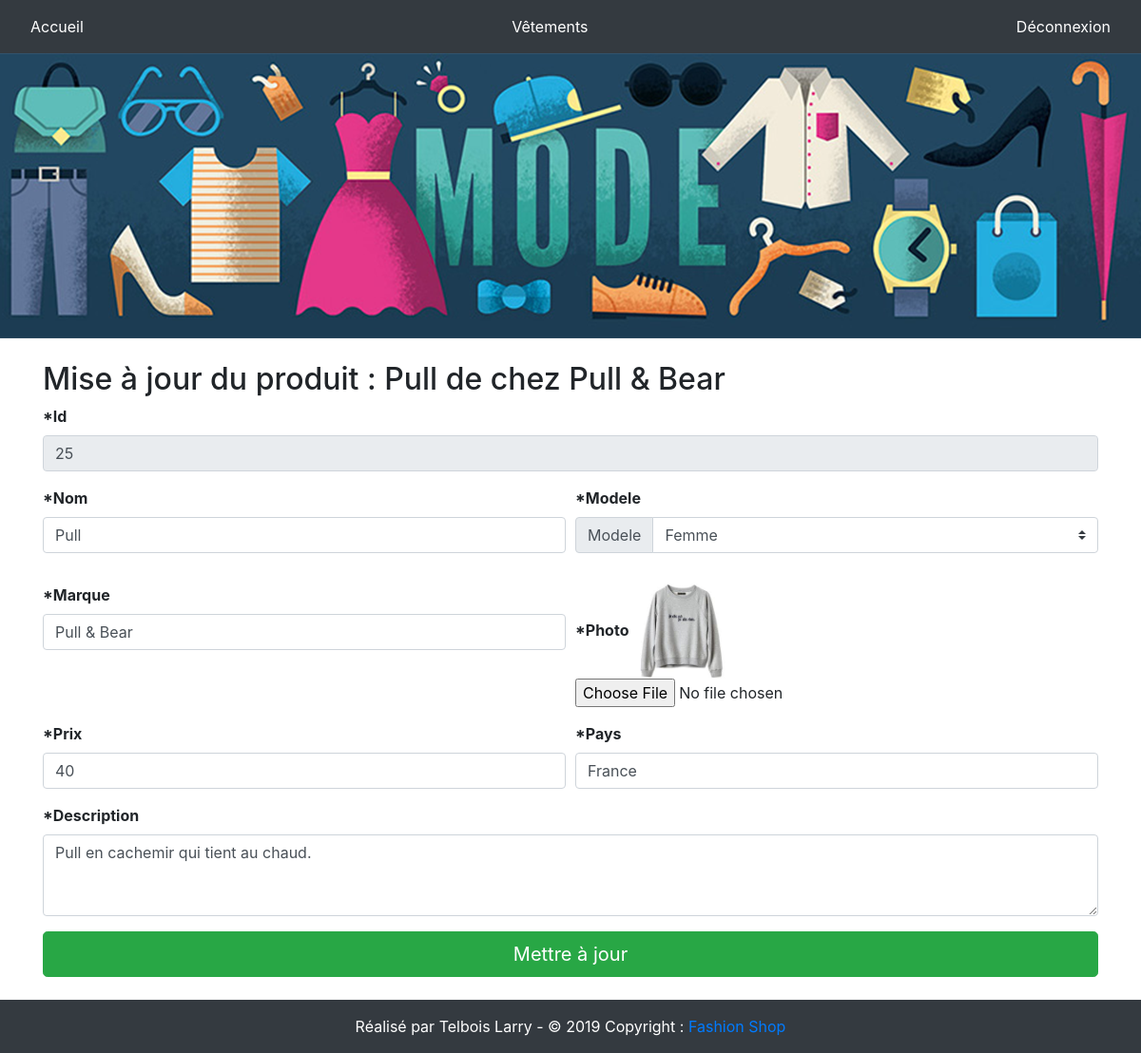
/admin/maj.php?Id=25 (signed in), run on the app's committed database.
### tables this page shows
CREATE TABLE IF NOT EXISTS `vetements` (
  `Id` int(11) NOT NULL AUTO_INCREMENT,
  `Nom` varchar(30) NOT NULL,
  `Modele` varchar(30) NOT NULL,
  `Marque` varchar(30) NOT NULL,
  `Photo` varchar(100) NOT NULL,
  `Prix` double NOT NULL,
  `Pays` varchar(30) NOT NULL,
  `Description` text NOT NULL,
  `Date_arrivée` timestamp NOT NULL DEFAULT CURRENT_TIMESTAMP,
  PRIMARY KEY (`Id`)
);

### Requete.class.php (called while the page is built, shortened)
<?php
class Requete {
    protected $connect;
    public function __construct($connect){
        $this->connect = $connect;
    }
    public function maj_affiche(){
        if(isset($_GET["Id"])){
            $id = $_GET["Id"];
            $sql = "SELECT * FROM vetements WHERE Id = ?";
            $res = $this->connect->prepare($sql);
            $res->execute(array($id));
            $donnees = $res->fetch();
            return $donnees;
        }
    }
}
?>

### admin/maj.php (the view, shortened to what this page needs)
<?php
require_once("connect.php");
require_once("../Requete.class.php");
$requete = new Requete($connect);
$data = $requete->maj_affiche();
require_once("../partials/header.php");
?>
<br>
<h2>Mise à jour du produit : <?php echo $data["Nom"] ." de chez " . $data["Marque"];  ?></h2>
<form action="" method="POST" enctype="multipart/form-data">
        <div class="form-row">
            <div class="form-group col-md-12">
                <label for="id"><b><span>*</span>Id</b></label>
                <input type="text" class="form-control" readonly name="id" value="<?php echo $data["Id"]; ?>">
            </div>
            <div class="form-group col-md-6">
                <label for="nom"><b><span>*</span>Nom</b></label>
                <input type="text" id="nom" name="nom" class="form-control" placeholder="Entrez le nom" maxlength="30" value="<?php echo $data["Nom"]; ?>" required>
            </div>
            <div class="form-group col-md-6">
                <label for="modele"><b><span>*</span>Modele</b></label><br>
                <div class="input-group mb-3">
                    <div class="input-group-prepend">
                        <label class="input-group-text" for="modele">Modele</label>
                    </div>
                    <select class="custom-select" id="modele" name="modele" required>
                        <option selected><?php echo $data["Modele"]; ?></option>
                    </select>
                </div>
            </div>
        </div>
        <div class="form-row">
            <div class="form-group col-md-6">
                <label for="marque"><b><span>*</span>Marque</b></label>
                <input type="text" id="marque" name="marque" class="form-control" placeholder="Entrez la marque" maxlength="30" value="<?php echo $data["Marque"]; ?>" required >
            </div>
            <div class="form-group col-md-6">
                <label for="photo"><b><span>*</span>Photo</b></label>
                <img src="../images/<?php echo $data["Photo"]; ?>" alt="image_produit" width="100" heigth="100">
                <input type="file" class="form-control-file" id="photo" name="photo">
            </div>
        </div>
        <div class="form-row">
            <div class="form-group col-md-6">
                <label for="prix"><b><span>*</span>Prix</b></label>
                <input type="number" id="prix" name="prix" class="form-control" placeholder="Entrez le prix" value="<?php echo $data["Prix"]; ?>" max="100000" required>
            </div>
            <div class="form-group col-md-6">
                <label for="pays"><b><span>*</span>Pays</b></label>
                <input type="text" id="pays" name="pays" class="form-control" placeholder="Entrez le pays" maxlength="30" value="<?php echo $data["Pays"]; ?>" required >
            </div>
            <div class="form-group col-md-12">
                <label for="description"><b><span>*</span>Description</b></label>
                <textarea class="form-control" id="description" rows="3" name="description" placeholder="Entrez la description du produit" required><?php echo $data["Description"]; ?></textarea>
            </div>
        </div>
    <button type="submit" class="btn btn-success btn-lg btn-block" name="mettre_a_jour" >Mettre à jour</button>
</form>
<br>
<?php
require_once("../partials/footer.php");
?>

### data on the page
vetements: Nom "Pull", Marque "Pull & Bear", id "25", nom "Pull", modele "Femme", marque "Pull & Bear", Photo (picture), prix "40", pays "France", description "Pull en cachemir qui tient au chaud."
